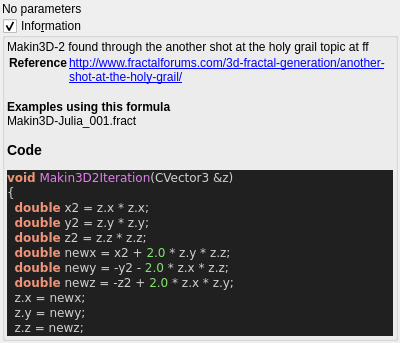
<?xml version="1.0" encoding="UTF-8"?>
<ui version="4.0">
 <class>makin3d2</class>
 <widget class="QWidget" name="Form">
  <property name="geometry">
   <rect>
    <x>0</x>
    <y>0</y>
    <width>400</width>
    <height>300</height>
   </rect>
  </property>
  <property name="windowTitle">
   <string notr="true">makin3d2</string>
  </property>
  <layout class="QVBoxLayout" name="verticalLayout">
   <property name="spacing">
    <number>2</number>
   </property>
   <property name="leftMargin">
    <number>2</number>
   </property>
   <property name="topMargin">
    <number>2</number>
   </property>
   <property name="rightMargin">
    <number>2</number>
   </property>
   <property name="bottomMargin">
    <number>2</number>
   </property>
   <item>
    <widget class="QLabel" name="label">
     <property name="text">
      <string>No parameters</string>
     </property>
    </widget>
   </item>
   <item>
    <widget class="MyGroupBox" name="groupCheck_info">
     <property name="title">
      <string>Info&amp;rmation</string>
     </property>
     <property name="flat">
      <bool>false</bool>
     </property>
     <property name="checkable">
      <bool>true</bool>
     </property>
     <layout class="QVBoxLayout" name="verticalLayout_2">
      <property name="spacing">
       <number>2</number>
      </property>
      <property name="leftMargin">
       <number>2</number>
      </property>
      <property name="topMargin">
       <number>2</number>
      </property>
      <property name="rightMargin">
       <number>2</number>
      </property>
      <property name="bottomMargin">
       <number>2</number>
      </property>
      <item>
       <widget class="QLabel" name="label_code_content">
        <property name="text">
         <string notr="true">&lt;p&gt;Makin3D-2 found through the another shot at the holy grail topic at ff&lt;/p&gt;&lt;table&gt;
&lt;tr&gt;&lt;th&gt;Reference&lt;/th&gt;&lt;td&gt;&lt;a href=&quot;http://www.fractalforums.com/3d-fractal-generation/another-shot-at-the-holy-grail/&quot;&gt;http://www.fractalforums.com/3d-fractal-generation/another-shot-at-the-holy-grail/&lt;br&gt;
&lt;/td&gt;&lt;/tr&gt;
&lt;/table&gt;
&lt;b&gt;Examples using this formula&lt;/b&gt;&lt;br&gt;Makin3D-Julia_001.fract&lt;h3&gt;Code&lt;/h3&gt;
&lt;body style=&quot;background-color:#202020&quot;&gt;
&lt;pre style=&quot;color:#d0d0d0; background-color:#202020;  font-family:'Courier New',monospace;&quot;&gt;&lt;span style=&quot;color:#f09479; font-weight:bold&quot;&gt;void&lt;/span&gt; &lt;span style=&quot;color:#e47eed&quot;&gt;Makin3D2Iteration&lt;/span&gt;&lt;span style=&quot;color:#d0d0d0&quot;&gt;(&lt;/span&gt;CVector3 &lt;span style=&quot;color:#d0d0d0&quot;&gt;&amp;amp;&lt;/span&gt;z&lt;span style=&quot;color:#d0d0d0&quot;&gt;)&lt;/span&gt;
&lt;span style=&quot;color:#d0d0d0&quot;&gt;{&lt;/span&gt;
  &lt;span style=&quot;color:#f09479; font-weight:bold&quot;&gt;double&lt;/span&gt; x2 &lt;span style=&quot;color:#d0d0d0&quot;&gt;=&lt;/span&gt; z&lt;span style=&quot;color:#d0d0d0&quot;&gt;.&lt;/span&gt;x &lt;span style=&quot;color:#d0d0d0&quot;&gt;*&lt;/span&gt; z&lt;span style=&quot;color:#d0d0d0&quot;&gt;.&lt;/span&gt;x&lt;span style=&quot;color:#d0d0d0&quot;&gt;;&lt;/span&gt;
  &lt;span style=&quot;color:#f09479; font-weight:bold&quot;&gt;double&lt;/span&gt; y2 &lt;span style=&quot;color:#d0d0d0&quot;&gt;=&lt;/span&gt; z&lt;span style=&quot;color:#d0d0d0&quot;&gt;.&lt;/span&gt;y &lt;span style=&quot;color:#d0d0d0&quot;&gt;*&lt;/span&gt; z&lt;span style=&quot;color:#d0d0d0&quot;&gt;.&lt;/span&gt;y&lt;span style=&quot;color:#d0d0d0&quot;&gt;;&lt;/span&gt;
  &lt;span style=&quot;color:#f09479; font-weight:bold&quot;&gt;double&lt;/span&gt; z2 &lt;span style=&quot;color:#d0d0d0&quot;&gt;=&lt;/span&gt; z&lt;span style=&quot;color:#d0d0d0&quot;&gt;.&lt;/span&gt;z &lt;span style=&quot;color:#d0d0d0&quot;&gt;*&lt;/span&gt; z&lt;span style=&quot;color:#d0d0d0&quot;&gt;.&lt;/span&gt;z&lt;span style=&quot;color:#d0d0d0&quot;&gt;;&lt;/span&gt;
  &lt;span style=&quot;color:#f09479; font-weight:bold&quot;&gt;double&lt;/span&gt; newx &lt;span style=&quot;color:#d0d0d0&quot;&gt;=&lt;/span&gt; x2 &lt;span style=&quot;color:#d0d0d0&quot;&gt;+&lt;/span&gt; &lt;span style=&quot;color:#87df71&quot;&gt;2.0&lt;/span&gt; &lt;span style=&quot;color:#d0d0d0&quot;&gt;*&lt;/span&gt; z&lt;span style=&quot;color:#d0d0d0&quot;&gt;.&lt;/span&gt;y &lt;span style=&quot;color:#d0d0d0&quot;&gt;*&lt;/span&gt; z&lt;span style=&quot;color:#d0d0d0&quot;&gt;.&lt;/span&gt;z&lt;span style=&quot;color:#d0d0d0&quot;&gt;;&lt;/span&gt;
  &lt;span style=&quot;color:#f09479; font-weight:bold&quot;&gt;double&lt;/span&gt; newy &lt;span style=&quot;color:#d0d0d0&quot;&gt;= -&lt;/span&gt;y2 &lt;span style=&quot;color:#d0d0d0&quot;&gt;-&lt;/span&gt; &lt;span style=&quot;color:#87df71&quot;&gt;2.0&lt;/span&gt; &lt;span style=&quot;color:#d0d0d0&quot;&gt;*&lt;/span&gt; z&lt;span style=&quot;color:#d0d0d0&quot;&gt;.&lt;/span&gt;x &lt;span style=&quot;color:#d0d0d0&quot;&gt;*&lt;/span&gt; z&lt;span style=&quot;color:#d0d0d0&quot;&gt;.&lt;/span&gt;z&lt;span style=&quot;color:#d0d0d0&quot;&gt;;&lt;/span&gt;
  &lt;span style=&quot;color:#f09479; font-weight:bold&quot;&gt;double&lt;/span&gt; newz &lt;span style=&quot;color:#d0d0d0&quot;&gt;= -&lt;/span&gt;z2 &lt;span style=&quot;color:#d0d0d0&quot;&gt;+&lt;/span&gt; &lt;span style=&quot;color:#87df71&quot;&gt;2.0&lt;/span&gt; &lt;span style=&quot;color:#d0d0d0&quot;&gt;*&lt;/span&gt; z&lt;span style=&quot;color:#d0d0d0&quot;&gt;.&lt;/span&gt;x &lt;span style=&quot;color:#d0d0d0&quot;&gt;*&lt;/span&gt; z&lt;span style=&quot;color:#d0d0d0&quot;&gt;.&lt;/span&gt;y&lt;span style=&quot;color:#d0d0d0&quot;&gt;;&lt;/span&gt;
  z&lt;span style=&quot;color:#d0d0d0&quot;&gt;.&lt;/span&gt;x &lt;span style=&quot;color:#d0d0d0&quot;&gt;=&lt;/span&gt; newx&lt;span style=&quot;color:#d0d0d0&quot;&gt;;&lt;/span&gt;
  z&lt;span style=&quot;color:#d0d0d0&quot;&gt;.&lt;/span&gt;y &lt;span style=&quot;color:#d0d0d0&quot;&gt;=&lt;/span&gt; newy&lt;span style=&quot;color:#d0d0d0&quot;&gt;;&lt;/span&gt;
  z&lt;span style=&quot;color:#d0d0d0&quot;&gt;.&lt;/span&gt;z &lt;span style=&quot;color:#d0d0d0&quot;&gt;=&lt;/span&gt; newz&lt;span style=&quot;color:#d0d0d0&quot;&gt;;&lt;/span&gt;
&lt;span style=&quot;color:#d0d0d0&quot;&gt;}&lt;/span&gt;
&lt;/pre&gt;
&lt;/body&gt;</string>
        </property>
        <property name="wordWrap">
         <bool>true</bool>
        </property>
        <property name="openExternalLinks">
         <bool>true</bool>
        </property>
        <property name="textInteractionFlags">
         <set>Qt::LinksAccessibleByMouse|Qt::TextSelectableByMouse</set>
        </property>
       </widget>
      </item>
     </layout>
    </widget>
   </item>
   <item>
    <spacer name="verticalSpacer">
     <property name="orientation">
      <enum>Qt::Vertical</enum>
     </property>
     <property name="sizeHint" stdset="0">
      <size>
       <width>20</width>
       <height>40</height>
      </size>
     </property>
    </spacer>
   </item>
  </layout>
 </widget>
 <customwidgets>
  <customwidget>
   <class>MyGroupBox</class>
   <extends>QGroupBox</extends>
   <header>my_group_box.h</header>
   <container>1</container>
  </customwidget>
 </customwidgets>
 <resources/>
 <connections/>
</ui>
